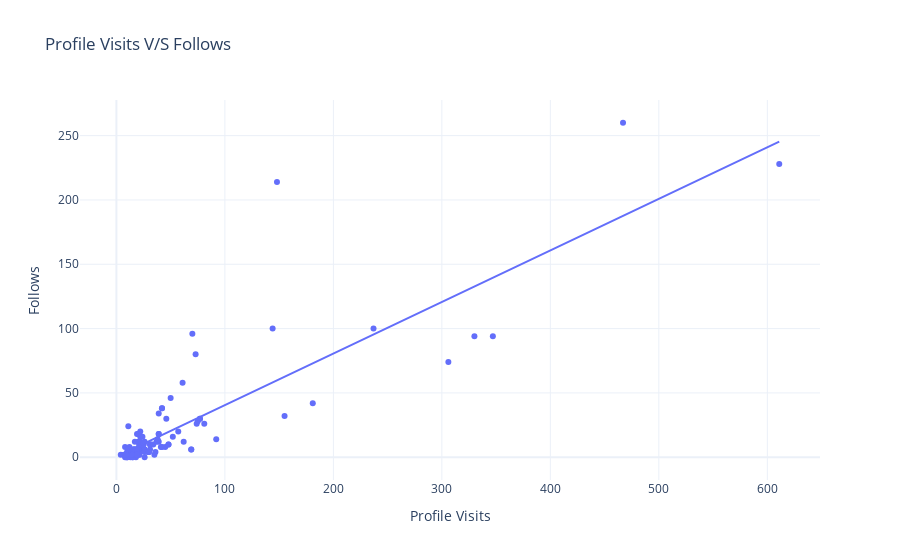

Notebook source saved alongside this figure:
### Markdown cell above
let’s have a look at the relationship between the number of profile visits and follows:

### Code cell
fig=px.scatter(data,x="Profile Visits",y="Follows",trendline='ols',title="Profile Visits V/S Follows")
fig.show()

### Figure 1 — Plotly figure (JSON) as saved in the notebook; plotly's stock layout.template omitted (floating-point values rounded to 4 significant figures)
{"data": [{"hovertemplate": "Profile Visits=%{x}<br>Follows=%{y}<extra></extra>", "legendgroup": "", "marker": {"color": "#636efa", "symbol": "circle"}, "mode": "markers", "name": "", "orientation": "v", "showlegend": false, "type": "scatter", "x": [35, 48, 62, 23, 8, 9, 26, 12, 36, 31, 29, 15, 8, 20, 181, 17, 16, 21, 77, 10, 9, 11, 144, 14, 10, 19, 69, 11, 19, 9, 57, 13, 11, 24, 81, 4, 7, 14, 18, 8, 330, 21, 19, 32, 19, 21, 14, 30, 39, 42, 31, 20, 12, 22, 306, 13, 26, 16, 15, 15, 39, 21, 8, 45, 50, 37, 25, 347, 26, 48, 16, 26, 17, 52, 22, 41, 155, 12, 22, 20, 23, 25, 17, 16, 21, 77, 10, 14, 30, 39, 42, 31, 14, 10, 19, 69, 11, 19, 9, 38, 42, 92, 75, 21, 26, 39, 74, 467, 24, 70, 22, 46, 61, 237, 73, 20, 34, 148, 611], "xaxis": "x", "y": [2, 10, 12, 8, 0, 2, 0, 6, 4, 6, 4, 0, 2, 4, 42, 6, 2, 2, 30, 0, 0, 24, 100, 2, 4, 6, 6, 6, 2, 2, 20, 2, 4, 8, 26, 2, 2, 4, 0, 2, 94, 8, 18, 10, 4, 4, 4, 4, 18, 38, 10, 12, 4, 4, 74, 0, 6, 6, 0, 6, 12, 10, 8, 8, 46, 12, 10, 94, 6, 10, 6, 4, 12, 16, 12, 8, 32, 8, 16, 6, 10, 10, 6, 2, 2, 30, 0, 4, 4, 18, 38, 10, 2, 4, 6, 6, 6, 2, 2, 14, 8, 14, 28, 18, 12, 34, 26, 260, 16, 96, 20, 30, 58, 100, 80, 18, 10, 214, 228], "yaxis": "y"}, {"hovertemplate": "<b>OLS trendline</b><br>Follows = 0.400884 * Profile Visits + 0.46283<br>R<sup>2</sup>=0.727868<br><br>Profile Visits=%{x}<br>Follows=%{y} <b>(trend)</b><extra></extra>", "legendgroup": "", "marker": {"color": "#636efa", "symbol": "circle"}, "mode": "lines", "name": "", "showlegend": false, "type": "scatter", "x": [4, 7, 8, 8, 8, 8, 9, 9, 9, 9, 10, 10, 10, 10, 11, 11, 11, 11, 12, 12, 12, 13, 13, 14, 14, 14, 14, 14, 15, 15, 15, 16, 16, 16, 16, 17, 17, 17, 18, 19, 19, 19, 19, 19, 19, 20, 20, 20, 20, 21, 21, 21, 21, 21, 21, 22, 22, 22, 22, 23, 23, 24, 24, 25, 25, 26, 26, 26, 26, 26, 29, 30, 30, 31, 31, 31, 32, 34, 35, 36, 37, 38, 39, 39, 39, 39, 41, 42, 42, 42, 45, 46, 48, 48, 50, 52, 57, 61, 62, 69, 69, 70, 73, 74, 75, 77, 77, 81, 92, 144, 148, 155, 181, 237, 306, 330, 347, 467, 611], "xaxis": "x", "y": [2.066, 3.269, 3.67, 3.67, 3.67, 3.67, 4.071, 4.071, 4.071, 4.071, 4.472, 4.472, 4.472, 4.472, 4.873, 4.873, 4.873, 4.873, 5.273, 5.273, 5.273, 5.674, 5.674, 6.075, 6.075, 6.075, 6.075, 6.075, 6.476, 6.476, 6.476, 6.877, 6.877, 6.877, 6.877, 7.278, 7.278, 7.278, 7.679, 8.08, 8.08, 8.08, 8.08, 8.08, 8.08, 8.481, 8.481, 8.481, 8.481, 8.881, 8.881, 8.881, 8.881, 8.881, 8.881, 9.282, 9.282, 9.282, 9.282, 9.683, 9.683, 10.08, 10.08, 10.48, 10.48, 10.89, 10.89, 10.89, 10.89, 10.89, 12.09, 12.49, 12.49, 12.89, 12.89, 12.89, 13.29, 14.09, 14.49, 14.89, 15.3, 15.7, 16.1, 16.1, 16.1, 16.1, 16.9, 17.3, 17.3, 17.3, 18.5, 18.9, 19.71, 19.71, 20.51, 21.31, 23.31, 24.92, 25.32, 28.12, 28.12, 28.52, 29.73, 30.13, 30.53, 31.33, 31.33, 32.93, 37.34, 58.19, 59.79, 62.6, 73.02, 95.47, 123.1, 132.8, 139.6, 187.7, 245.4], "yaxis": "y"}], "layout": {"legend": {"tracegroupgap": 0}, "title": {"text": "Profile Visits V/S Follows"}, "xaxis": {"anchor": "y", "domain": [0, 1], "title": {"text": "Profile Visits"}}, "yaxis": {"anchor": "x", "domain": [0, 1], "title": {"text": "Follows"}}}}
